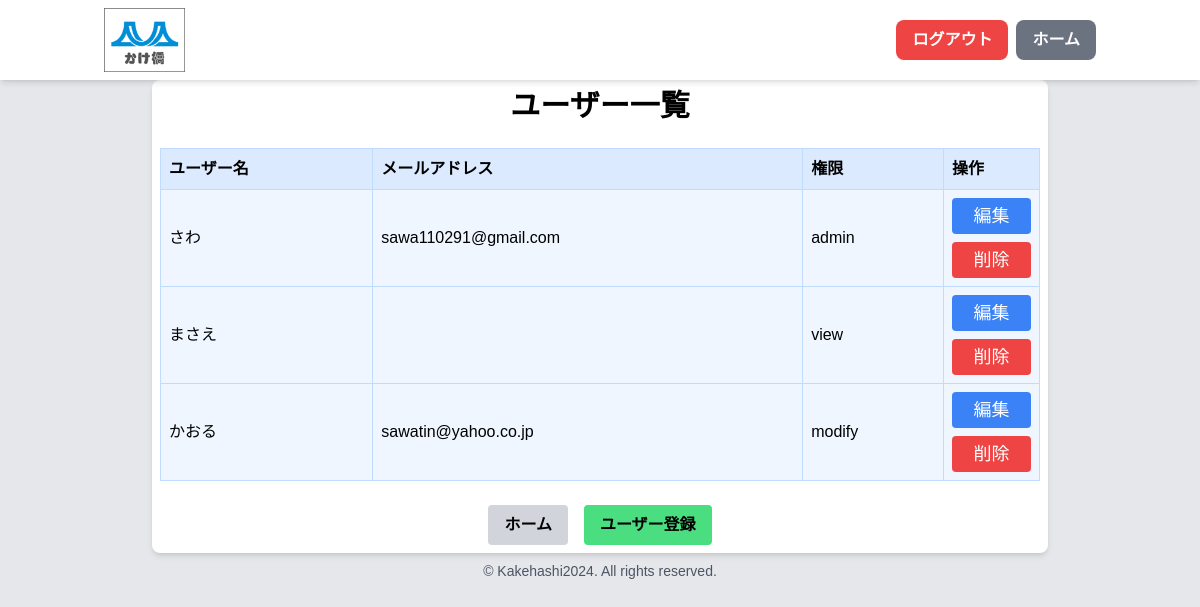
The page /user_list.php (signed in) on the database as committed earlier.
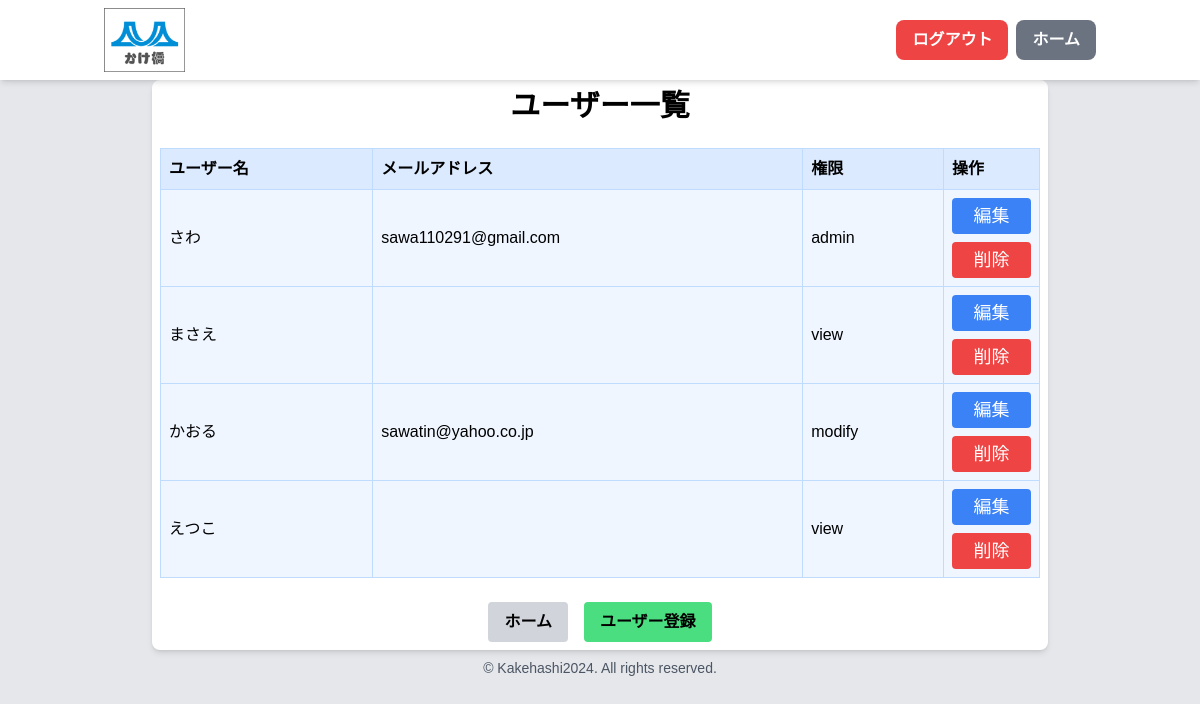
The same page on the database as committed later.
### tables this page shows
CREATE TABLE `users` (
  `id` int(11) NOT NULL,
  `username` varchar(255) NOT NULL,
  `email` varchar(255) DEFAULT NULL,
  `password` varchar(255) NOT NULL,
  `role` enum('admin','modify','view') NOT NULL,
  `created_at` timestamp NOT NULL DEFAULT current_timestamp(),
  `updated_at` timestamp NOT NULL DEFAULT current_timestamp() ON UPDATE current_timestamp()
);

### funcs.php (called while the page is built, shortened)
<?php
function h($str) {
    return htmlspecialchars($str, ENT_QUOTES, 'UTF-8');
}

### user_list.php (the view, shortened to what this page needs)
<?php
require_once 'funcs.php';
$pdo = db_conn();
$stmt = $pdo->prepare("SELECT u.id, u.username, u.email, u.role FROM users u
                      JOIN group_members gm ON u.id = gm.user_id
                      WHERE gm.group_id = ?");
$stmt->execute([$_SESSION['group_id']]);
$users = $stmt->fetchAll(PDO::FETCH_ASSOC);
?>
<!DOCTYPE html>
<html lang="ja">
<head>
    <script src="https://cdn.tailwindcss.com"></script>
    <link rel="stylesheet" href="styles/main.css">
</head>
<body class="bg-gray-200" id="body">
    <?php include 'header0.php'; ?>
    <div class="container mx-auto mt-20 p-2 bg-white rounded-lg shadow-md max-w-4xl">
        <h1 class="text-3xl font-bold mb-6 text-center">ユーザー一覧</h1>
        <div class="overflow-x-auto">
            <table class="w-full mb-6 bg-blue-50 border-collapse border border-blue-200">
                <thead>
                    <tr class="bg-blue-100">
                        <th class="text-left sm:text-base text-xs font-semibold p-2 border border-blue-200">ユーザー名</th>
                        <th class="text-left sm:text-base text-xs font-semibold p-2 border border-blue-200">メールアドレス</th>
                        <th class="text-left sm:text-base text-xs font-semibold p-2 border border-blue-200">権限</th>
                        <?php if ($_SESSION['role'] == 'admin') : ?>
                            <th class="text-left sm:text-base text-xs font-semibold p-2 border border-blue-200 w-16 sm:w-24">操作</th>
                        <?php endif; ?>
                    </tr>
                </thead>
                <tbody>
                    <?php foreach ($users as $user) : ?>
                        <tr class="hover:bg-blue-100 transition-colors duration-200 td:first-of-type">
                            <td class="sm:text-base text-xs p-2 border border-blue-200"><?= h($user['username']) ?></td>
                            <td class="sm:text-base text-xs p-2 border border-blue-200"><?= h($user['email']) ?></td>
                            <td class="sm:text-base text-xs p-2 border border-blue-200"><?= h($user['role']) ?></td>
                            <?php if ($_SESSION['role'] == 'admin') : ?>
                                <td class="text-xs sm:text-base md:text-lg p-2 border border-blue-200 extra-column">
                                    <div class="flex flex-col space-y-2">
                                        <a href="user_edit.php?id=<?= $user['id'] ?>" class="text-center py-1 px-2 bg-blue-500 text-white hover:bg-blue-700 rounded">編集</a>
                                        <a href="user_delete.php?id=<?= $user['id'] ?>" class="text-center py-1 px-2 bg-red-500 text-white hover:bg-red-700 rounded" onclick="return confirm('本当に削除しますか？');">削除</a>
                                    </div>
                                </td>
                            <?php endif; ?>
                        </tr>
                    <?php endforeach; ?>
                </tbody>
            </table>
        </div>
        <div class="flex justify-center space-x-4">
            <a href="home.php" class="bg-gray-300 hover:bg-gray-400 text-black font-bold py-2 px-4 rounded text-sm sm:text-base transition duration-300">
                ホーム
            </a>
            <a href="user_register.php" class="bg-green-400 hover:bg-green-500 text-black font-bold py-2 px-4 rounded text-sm sm:text-base transition duration-300">
                ユーザー登録
            </a>
        </div>
    </div>
    <p class="text-sm mt-2 text-gray-600 text-center">&copy; Kakehashi2024. All rights reserved.</p>
</body>
</html>

Rows that differ between the two databases and show on the page:
added users: username "えつこ", role "view"
